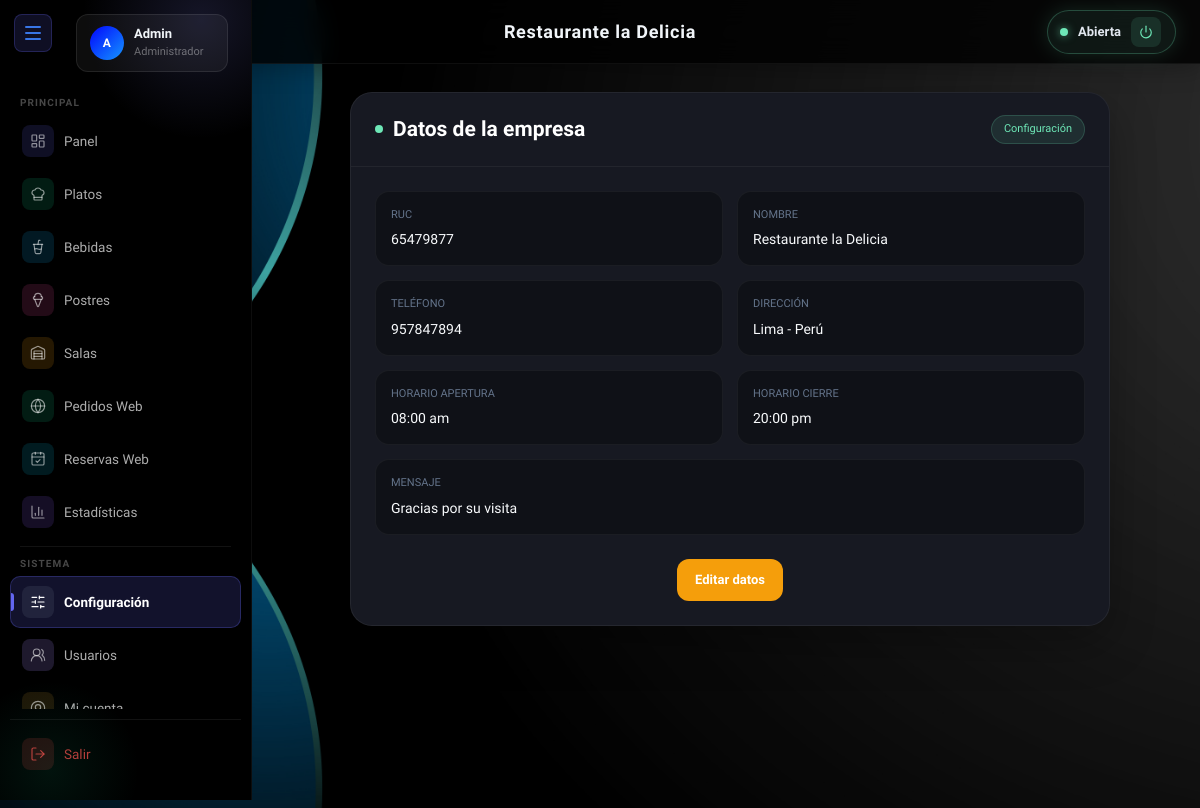
Screenshot of /views/config.php (signed in) with the database file from the repository.
### tables this page shows
CREATE TABLE config (
  id INT AUTO_INCREMENT PRIMARY KEY,
  ruc VARCHAR(15) NOT NULL,
  nombre VARCHAR(255) NOT NULL,
  telefono VARCHAR(11) NOT NULL,
  direccion TEXT NOT NULL,
  mensaje VARCHAR(255) NOT NULL,
  horario_apertura VARCHAR(10) NOT NULL DEFAULT '08:00',
  horario_cierre VARCHAR(10) NOT NULL DEFAULT '20:00'
);

### views/config.php (the view, shortened to what this page needs)
<?php
require "../config/conexion.php";
$sql = $conexion->query("SELECT * FROM config LIMIT 1");
$config = $sql->fetch(PDO::FETCH_ASSOC) ?? [];
$ruc       = $config['ruc'] ?? '';
$nombre    = $config['nombre'] ?? '';
$telefono  = $config['telefono'] ?? '';
$direccion = $config['direccion'] ?? '';
$mensaje   = $config['mensaje'] ?? '';
$horario_apertura = $config['horario_apertura'] ?? '08:00';
$horario_cierre  = $config['horario_cierre'] ?? '20:00';
?>
<!DOCTYPE html>
<html lang="es">
<head>
<link href="https://cdn.jsdelivr.net/npm/bootstrap@5.3.0/dist/css/bootstrap.min.css" rel="stylesheet">
</head>
<body>
<?php include "../includes/header.php"; ?>
<?php include "../includes/sidebar.php"; ?>
<div class="content-area">
<div class="main-card">
<div class="card-header-custom">
    <h2 class="page-title">Datos de la empresa</h2>
    <span class="status-badge">Configuración</span>
</div>
<div class="card-body-custom">
<div id="modoVista">
<div class="info-grid">
<div class="info-item">
<div class="info-label">RUC</div>
<div class="info-value"><?= $ruc ?: 'No registrado' ?></div>
</div>
<div class="info-item">
<div class="info-label">Nombre</div>
<div class="info-value"><?= $nombre ?: 'No registrado' ?></div>
</div>
<div class="info-item">
<div class="info-label">Teléfono</div>
<div class="info-value"><?= $telefono ?: 'No registrado' ?></div>
</div>
<div class="info-item">
<div class="info-label">Dirección</div>
<div class="info-value"><?= $direccion ?: 'No registrado' ?></div>
</div>
<div class="info-item">
<div class="info-label">Horario apertura</div>
<div class="info-value"><?= $horario_apertura ?> am</div>
</div>
<div class="info-item">
<div class="info-label">Horario cierre</div>
<div class="info-value"><?= $horario_cierre ?> pm</div>
</div>
<div class="info-item" style="grid-column:1/-1;">
<div class="info-label">Mensaje</div>
<div class="info-value"><?= $mensaje ?: 'No registrado' ?></div>
</div>
</div>
<div class="actions">
<button class="btn-modern btn-edit" onclick="activarEdicion()">
Editar datos
</button>
</div>
</div>
</div>
</div>
</div>
</body>
</html>

### includes/header.php (shortened to what this page needs)
<?php
require __DIR__ . "/../config/conexion.php";
$config = $conexion->query("SELECT nombre FROM config LIMIT 1")->fetch();
$rol = $_SESSION['rol'] ?? '';
$tienda_abierta = true;
$tienda_manual = null;
if ($rol === 'Administrador') {
    $cfg_path = __DIR__ . '/../config/tienda.json';
    if (file_exists($cfg_path)) {
        $cfg = json_decode(file_get_contents($cfg_path), true);
        $tienda_manual = $cfg['manual_override'] ?? null;
    }
    try {
        $stmt = $conexion->query("SELECT horario_apertura, horario_cierre FROM config LIMIT 1");
        $hconf = $stmt->fetch(PDO::FETCH_ASSOC);
        $h_aper = (int)explode(':', $hconf['horario_apertura'] ?? '08:00')[0];
        $h_cier = (int)explode(':', $hconf['horario_cierre'] ?? '20:00')[0];
    } catch (Exception $e) { $h_aper = 8; $h_cier = 20; }
    $hora_peru = (int)date('G', time() - 5 * 3600);
    $auto = $hora_peru >= $h_aper && $hora_peru < $h_cier;
    if ($tienda_manual === true)      $tienda_abierta = true;
    elseif ($tienda_manual === false) $tienda_abierta = false;
    else                               $tienda_abierta = $auto;
}
?>
<nav class="navbar-custom <?= $rol === 'Administrador' ? ($tienda_abierta ? 'store-open' : 'store-closed') : '' ?>" id="mainHeader">
    <span class="titulo-navbar">
        <?= htmlspecialchars($config['nombre'] ?? 'Panel') ?>
    </span>
    <?php if ($rol === 'Administrador'): ?>
    <div class="store-toggle-wrap <?= $tienda_abierta ? 'open' : 'closed' ?>" id="storeToggleWrap">
        <span class="store-dot <?= $tienda_abierta ? 'open' : 'closed' ?>" id="headerStoreDot"></span>
        <span class="store-label" id="headerStoreLabel">
            <?= $tienda_abierta ? 'Abierta' : 'Cerrada' ?>
        </span>
        <button class="store-toggle-btn <?= $tienda_abierta ? 'open' : 'closed' ?>" id="headerToggleBtn"
                data-current="<?= $tienda_abierta ? '1' : '0' ?>"
                onclick="toggleTienda(this)"
                title="<?= $tienda_abierta ? 'Cerrar tienda' : 'Abrir tienda' ?>">
            <i data-lucide="power" style="width:14px;height:14px;"></i>
        </button>
    </div>
    <?php endif; ?>
</nav>

### views/config.php (style rules this page uses)
* { margin:0; padding:0; box-sizing:border-box; }
body { font-family:'Sora',sans-serif; overflow-x:hidden; min-height:100vh; position:relative; }
body::before { content:""; position:fixed; inset:0; background: url('../assets/img/fnd.jpg') no-repeat center center fixed; background-size: cover; z-index:-2; }
body::after { content:""; position:fixed; inset:0; background:rgba(0,0,0,.35); z-index:-1; }
.content-area { margin-left:260px; padding:28px; min-height:100vh; }
.main-card { max-width:760px; margin:auto; background:#171922; border:1px solid rgba(255,255,255,.06); border-radius:22px; box-shadow:0 18px 45px rgba(0,0,0,.28); overflow:hidden; }
.card-header-custom { padding:22px 24px; border-bottom:1px solid rgba(255,255,255,.05); display:flex; justify-content:space-between; align-items:center; gap:12px; flex-wrap:wrap; }
.page-title { margin:0; color:#fff; font-size:21px; font-weight:600; display:flex; align-items:center; gap:10px; }
.page-title::before { content:""; width:8px; height:8px; border-radius:50%; background:#6ee7b7; }
.status-badge { font-size:11px; color:#6ee7b7; background:rgba(110,231,183,.10); border:1px solid rgba(110,231,183,.18); padding:5px 12px; border-radius:999px; }
.card-body-custom { padding:24px; }
.info-grid { display:grid; grid-template-columns:repeat(auto-fit,minmax(250px,1fr)); gap:14px; }
.info-item { background:#0f1117; border:1px solid rgba(255,255,255,.05); border-radius:14px; padding:15px; }
.info-label { color:#64748b; font-size:11px; text-transform:uppercase; margin-bottom:6px; }
.info-value { color:#f8fafc; font-size:14px; font-weight:500; word-break:break-word; }
.actions { margin-top:24px; display:flex; justify-content:center; gap:10px; flex-wrap:wrap; }
.btn-modern { height:42px; padding:0 18px; border:none; border-radius:12px; font-size:13px; font-weight:600; cursor:pointer; }
.btn-edit { background:#f59e0b; color:#fff; }

### includes/header.php (style rules this page uses)
.navbar-custom { position: fixed; top: 0; left: 0; right: 0; z-index: 500; height: 64px; display: flex; align-items: center; justify-content: center; padding: 0 24px; background: rgba(0, 0, 0, 0.82); backdrop-filter: blur(14px); -webkit-backdrop-filter: blur(14px); border-bottom: 1px solid rgba(255, 255, 255, .055); box-shadow: 0 4px 24px rgba(0, 0, 0, .28); transform: translateY(0); transition: transform .35s cubic-bezier(.4, 0, .2, 1), opacity .35s ease, box-shadow .25s ease; will-change: transform; }
.navbar-custom::after { content: ""; position: absolute; bottom: 0; left: 50%; transform: translateX(-50%); width: 0; height: 2px; border-radius: 999px; transition: width .4s ease, background .3s; }
.navbar-custom.store-open::after { background: linear-gradient(90deg, transparent, #6ee7b7, transparent); }
.titulo-navbar { font-family: 'Sora', sans-serif; font-size: 18px; font-weight: 700; letter-spacing: .04em; color: #f1f5f9; display: inline-flex; align-items: center; gap: 10px; user-select: none; position: absolute; left: 50%; transform: translateX(-50%); }
.store-toggle-wrap { display: flex; align-items: center; gap: 10px; padding: 6px 14px 6px 12px; border-radius: 999px; border: 1px solid rgba(255,255,255,.1); background: rgba(255,255,255,.04); transition: background .3s, border-color .3s, box-shadow .3s; position: absolute; right: 24px; }
.store-toggle-wrap.open { background: rgba(110,231,183,.08); border-color: rgba(110,231,183,.25); box-shadow: 0 0 20px rgba(110,231,183,.15); }
.store-dot { width: 8px; height: 8px; border-radius: 50%; flex-shrink: 0; transition: background .3s, box-shadow .3s; }
.store-dot.open { background: #6ee7b7; box-shadow: 0 0 8px rgba(110,231,183,.6); }
.store-label { font-size: 13px; font-weight: 600; color: #e2e8f0; transition: color .3s; }
.store-toggle-btn { width: 30px; height: 30px; border: none; border-radius: 8px; background: rgba(255,255,255,.06); cursor: pointer; display: inline-flex; align-items: center; justify-content: center; color: #94a3b8; transition: background .2s, color .2s, transform .15s; flex-shrink: 0; }
.store-toggle-btn.open { color: #6ee7b7; background: rgba(110,231,183,.12); }
body { padding-top: 64px; }

### includes/sidebar.php (style rules this page uses)
*, *::before, *::after { box-sizing: border-box; margin: 0; padding: 0; }

### rows the page displays
config: nombre "Restaurante la Delicia", ruc "65479877", telefono "957847894", direccion "Lima - Perú", horario_apertura "08:00", horario_cierre "20:00", mensaje "Gracias por su visita"

### other values shown
$iniciales ?: '??' "A"
$usuario "Admin"
$rol ?: 'Usuario' "Administrador"
